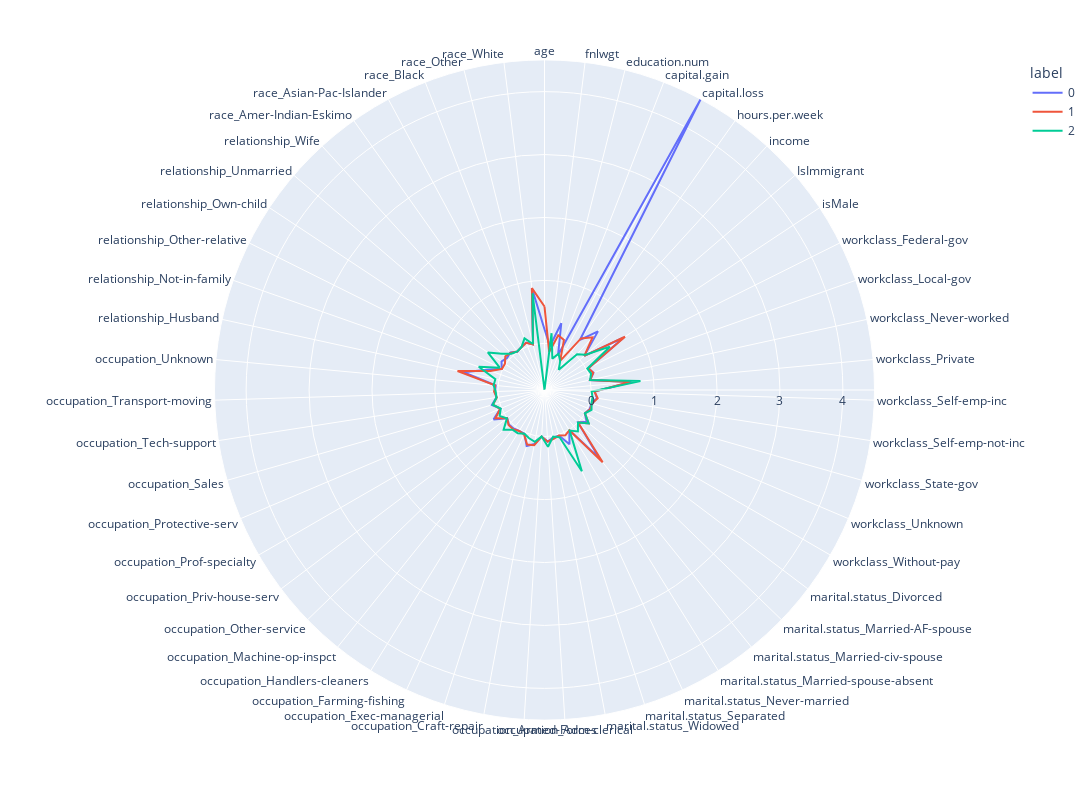

The notebook cell saved with this chart:
### Markdown cell above
+ Visualizing groups via all attributes fed to the model that appeared as significant based on EDA and Previous models.
+ We can see that relationship husband, owning a child, married and working private are the categorical variables that seem to somewhat distinguish the groups. However we can see that the continuous variables seem to have a bigger impact in helping distinguish the groups.

### Code cell
plt.figure(figsize=(25,26))

kmeans = KMeans(
        n_clusters=3, init="k-means++",
        n_init=10,
        tol=1e-04, random_state=42
    )
kmeans.fit(modelDf)
clusters=pd.DataFrame(modelDf,columns=modelDf.columns)
clusters['label']=kmeans.labels_
polar=clusters.groupby("label").mean().reset_index()
polar=pd.melt(polar,id_vars=["label"])
fig4=px.line_polar(polar, r="value", theta="variable", color="label", line_close=True,height=800,width=1200)
fig4.show()

### Figure 1 — Plotly figure (JSON) as saved in the notebook; plotly's stock layout.template omitted (floating-point values rounded to 4 significant figures)
{"data": [{"hovertemplate": "label=0<br>value=%{r}<br>variable=%{theta}<extra></extra>", "legendgroup": "0", "line": {"color": "#636efa", "dash": "solid"}, "marker": {"symbol": "circle"}, "mode": "lines", "name": "0", "r": [0.2238, -0.04006, 0.3529, -0.1459, 4.503, 0.2365, 0.5195, 0.09232, 0.7695, 0.03774, 0.08356, 0, 0.6449, 0.0566, 0.1018, 0.03774, 0.03774, 0, 0.09704, 0, 0.6435, 0.009434, 0.2089, 0.01752, 0.02358, 0.08086, 0.0006739, 0.1321, 0.1941, 0.02156, 0.02291, 0.0438, 0.0465, 0.001348, 0.1927, 0.01819, 0.128, 0.03302, 0.0465, 0.03774, 0.5748, 0.2217, 0.01752, 0.07817, 0.04245, 0.06536, 0.004043, 0.03571, 0.06671, 0.006065, 0.8875, 0.2238], "showlegend": true, "subplot": "polar", "theta": ["age", "fnlwgt", "education.num", "capital.gain", "capital.loss", "hours.per.week", "income", "IsImmigrant", "isMale", "workclass_Federal-gov", "workclass_Local-gov", "workclass_Never-worked", "workclass_Private", "workclass_Self-emp-inc", "workclass_Self-emp-not-inc", "workclass_State-gov", "workclass_Unknown", "workclass_Without-pay", "marital.status_Divorced", "marital.status_Married-AF-spouse", "marital.status_Married-civ-spouse", "marital.status_Married-spouse-absent", "marital.status_Never-married", "marital.status_Separated", "marital.status_Widowed", "occupation_Adm-clerical", "occupation_Armed-Forces", "occupation_Craft-repair", "occupation_Exec-managerial", "occupation_Farming-fishing", "occupation_Handlers-cleaners", "occupation_Machine-op-inspct", "occupation_Other-service", "occupation_Priv-house-serv", "occupation_Prof-specialty", "occupation_Protective-serv", "occupation_Sales", "occupation_Tech-support", "occupation_Transport-moving", "occupation_Unknown", "relationship_Husband", "relationship_Not-in-family", "relationship_Other-relative", "relationship_Own-child", "relationship_Unmarried", "relationship_Wife", "race_Amer-Indian-Eskimo", "race_Asian-Pac-Islander", "race_Black", "race_Other", "race_White", "age"], "type": "scatterpolar"}, {"hovertemplate": "label=1<br>value=%{r}<br>variable=%{theta}<extra></extra>", "legendgroup": "1", "line": {"color": "#EF553B", "dash": "solid"}, "marker": {"symbol": "circle"}, "mode": "lines", "name": "1", "r": [0.5848, -0.1338, 0.1549, 0.1135, -0.2149, 0.2634, 0.3906, 0.09287, 0.7938, 0.03721, 0.07932, 0, 0.6255, 0.05356, 0.114, 0.04328, 0.04649, 0.0005841, 0.1378, 0.0005257, 0.7333, 0.009988, 0.05169, 0.01945, 0.04725, 0.0813, 0.0001168, 0.1503, 0.1683, 0.03656, 0.0243, 0.05671, 0.05502, 0.002687, 0.1584, 0.02441, 0.109, 0.02558, 0.0608, 0.04649, 0.6733, 0.1667, 0.01273, 0.01285, 0.07897, 0.05549, 0.008703, 0.03166, 0.06437, 0.005315, 0.89, 0.5848], "showlegend": true, "subplot": "polar", "theta": ["age", "fnlwgt", "education.num", "capital.gain", "capital.loss", "hours.per.week", "income", "IsImmigrant", "isMale", "workclass_Federal-gov", "workclass_Local-gov", "workclass_Never-worked", "workclass_Private", "workclass_Self-emp-inc", "workclass_Self-emp-not-inc", "workclass_State-gov", "workclass_Unknown", "workclass_Without-pay", "marital.status_Divorced", "marital.status_Married-AF-spouse", "marital.status_Married-civ-spouse", "marital.status_Married-spouse-absent", "marital.status_Never-married", "marital.status_Separated", "marital.status_Widowed", "occupation_Adm-clerical", "occupation_Armed-Forces", "occupation_Craft-repair", "occupation_Exec-managerial", "occupation_Farming-fishing", "occupation_Handlers-cleaners", "occupation_Machine-op-inspct", "occupation_Other-service", "occupation_Priv-house-serv", "occupation_Prof-specialty", "occupation_Protective-serv", "occupation_Sales", "occupation_Tech-support", "occupation_Transport-moving", "occupation_Unknown", "relationship_Husband", "relationship_Not-in-family", "relationship_Other-relative", "relationship_Own-child", "relationship_Unmarried", "relationship_Wife", "race_Amer-Indian-Eskimo", "race_Asian-Pac-Islander", "race_Black", "race_Other", "race_White", "age"], "type": "scatterpolar"}, {"hovertemplate": "label=2<br>value=%{r}<br>variable=%{theta}<extra></extra>", "legendgroup": "2", "line": {"color": "#00cc96", "dash": "solid"}, "marker": {"symbol": "circle"}, "mode": "lines", "name": "2", "r": [-0.7412, 0.1684, -0.2275, -0.1237, -0.2151, -0.3483, 0.02737, 0.1192, 0.5057, 0.01913, 0.04378, 0.0005016, 0.7903, 0.00824, 0.03138, 0.0359, 0.07051, 0.0002866, 0.1389, 0.001003, 0.1051, 0.0167, 0.6799, 0.04772, 0.01068, 0.1618, 0.0004299, 0.0953, 0.06427, 0.02408, 0.06592, 0.06922, 0.1637, 0.007237, 0.08183, 0.01462, 0.1141, 0.0316, 0.0349, 0.07101, 0.05825, 0.367, 0.05281, 0.3391, 0.1455, 0.03733, 0.01118, 0.03181, 0.1378, 0.01225, 0.807, -0.7412], "showlegend": true, "subplot": "polar", "theta": ["age", "fnlwgt", "education.num", "capital.gain", "capital.loss", "hours.per.week", "income", "IsImmigrant", "isMale", "workclass_Federal-gov", "workclass_Local-gov", "workclass_Never-worked", "workclass_Private", "workclass_Self-emp-inc", "workclass_Self-emp-not-inc", "workclass_State-gov", "workclass_Unknown", "workclass_Without-pay", "marital.status_Divorced", "marital.status_Married-AF-spouse", "marital.status_Married-civ-spouse", "marital.status_Married-spouse-absent", "marital.status_Never-married", "marital.status_Separated", "marital.status_Widowed", "occupation_Adm-clerical", "occupation_Armed-Forces", "occupation_Craft-repair", "occupation_Exec-managerial", "occupation_Farming-fishing", "occupation_Handlers-cleaners", "occupation_Machine-op-inspct", "occupation_Other-service", "occupation_Priv-house-serv", "occupation_Prof-specialty", "occupation_Protective-serv", "occupation_Sales", "occupation_Tech-support", "occupation_Transport-moving", "occupation_Unknown", "relationship_Husband", "relationship_Not-in-family", "relationship_Other-relative", "relationship_Own-child", "relationship_Unmarried", "relationship_Wife", "race_Amer-Indian-Eskimo", "race_Asian-Pac-Islander", "race_Black", "race_Other", "race_White", "age"], "type": "scatterpolar"}], "layout": {"height": 800, "legend": {"title": {"text": "label"}, "tracegroupgap": 0}, "margin": {"t": 60}, "polar": {"angularaxis": {"direction": "clockwise", "rotation": 90}, "domain": {"x": [0, 1], "y": [0, 1]}}, "width": 1200}}
